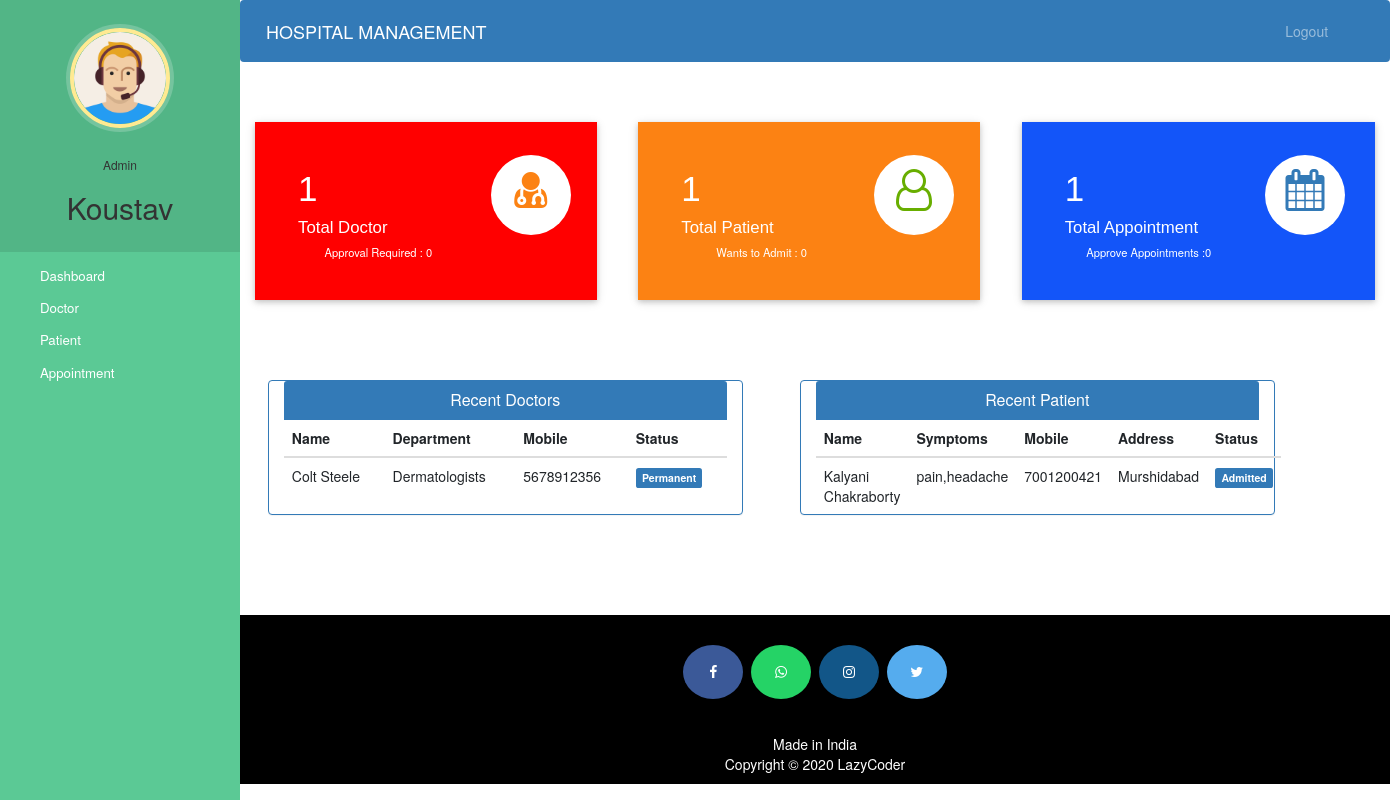
Page /admin-dashboard (signed in) on the committed database.
### hospital/models.py (models this page shows, shortened)
class Doctor(models.Model):
    user=models.OneToOneField(User,on_delete=models.CASCADE)
    profile_pic= models.ImageField(upload_to='profile_pic/DoctorProfilePic/',null=True,blank=True)
    address = models.CharField(max_length=40)
    mobile = models.CharField(max_length=20,null=True)
    department= models.CharField(max_length=50,choices=departments,default='Cardiologist')
    status=models.BooleanField(default=False)
    @property
    def get_name(self):
        return self.user.first_name+" "+self.user.last_name

class Patient(models.Model):
    user=models.OneToOneField(User,on_delete=models.CASCADE)
    profile_pic= models.ImageField(upload_to='profile_pic/PatientProfilePic/',null=True,blank=True)
    address = models.CharField(max_length=40)
    mobile = models.CharField(max_length=20,null=False)
    symptoms = models.CharField(max_length=100,null=False)
    assignedDoctorId = models.PositiveIntegerField(null=True)
    admitDate=models.DateField(auto_now=True)
    status=models.BooleanField(default=False)
    @property
    def get_name(self):
        return self.user.first_name+" "+self.user.last_name

### hospital/views.py (the view)
# urls.py: path('admin-dashboard', views.admin_dashboard_view,name='admin-dashboard'),
@login_required(login_url='adminlogin')
@user_passes_test(is_admin)
def admin_dashboard_view(request):
    doctors=models.Doctor.objects.all().order_by('-id')
    patients=models.Patient.objects.all().order_by('-id')
    doctorcount=models.Doctor.objects.all().filter(status=True).count()
    pendingdoctorcount=models.Doctor.objects.all().filter(status=False).count()
    patientcount=models.Patient.objects.all().filter(status=True).count()
    pendingpatientcount=models.Patient.objects.all().filter(status=False).count()
    appointmentcount=models.Appointment.objects.all().filter(status=True).count()
    pendingappointmentcount=models.Appointment.objects.all().filter(status=False).count()
    mydict={
    'doctors':doctors,
    'patients':patients,
    'doctorcount':doctorcount,
    'pendingdoctorcount':pendingdoctorcount,
    'patientcount':patientcount,
    'pendingpatientcount':pendingpatientcount,
    'appointmentcount':appointmentcount,
    'pendingappointmentcount':pendingappointmentcount,
    }
    return render(request,'hospital/admin_dashboard.html',context=mydict)

### hospital/views.py (called while the page is built)
def is_admin(user):
    return user.groups.filter(name='ADMIN').exists()

### templates/hospital/admin_dashboard.html
{% extends 'hospital/admin_base.html' %}
{% load static %}
{% block content %}
{%include 'hospital/admin_dashboard_cards.html'%}
<br><br><br><br>
<div class="container">
  <div class="row">
    <div class="panel panel-primary col-md-5" style="margin-left:2%;">
      <div class="panel-heading" style="text-align:center;">
        <h6 class="panel-title">Recent Doctors</h6>
      </div>
      <table class="table table-hover" id="dev-table">
        <thead>
          <tr>
            <th>Name</th>
            <th>Department</th>
            <th>Mobile</th>
            <th>Status</th>
          </tr>
        </thead>
        {% for d in doctors %}
        <tr>
          <td> {{d.get_name}}</td>
          <td>{{d.department}}</td>
          <td>{{d.mobile}}</td>
          {%if d.status%}
          <td> <span class="label label-primary">Permanent</span></td>
          {% else %}
          <td> <span class="label label-success">On Hold</span></td>
          {% endif %}
        </tr>
        {% endfor %}
      </table>
    </div>
    <div class="panel panel-primary col-md-5" style="margin-left:5%;">
      <div class="panel-heading" style="text-align:center;">
        <h6 class="panel-title">Recent Patient</h6>
      </div>
      <table class="table table-hover" id="dev-table">
        <thead>
          <tr>
            <th>Name</th>
            <th>Symptoms</th>
            <th>Mobile</th>
            <th>Address</th>
            <th>Status</th>
          </tr>
        </thead>
        {% for p in patients %}
        <tr>
          <td> {{p.get_name}}</td>
          <td>{{p.symptoms}}</td>
          <td>{{p.mobile}}</td>
          <td>{{p.address}}</td>
          {%if p.status%}
          <td> <span class="label label-primary">Admitted</span></td>
          {% else %}
          <td> <span class="label label-success">On Hold</span></td>
          {% endif %}
        </tr>
        {% endfor %}
      </table>
    </div>
  </div>
</div>
{% endblock content %}

### templates/hospital/admin_base.html (shortened to what this page needs)
<!DOCTYPE html>
{% load static %}
<html lang="en">
<head>
  <link rel="stylesheet" href="https://stackpath.bootstrapcdn.com/bootstrap/4.3.1/css/bootstrap.min.css">
  <link rel="stylesheet" href="https://maxcdn.bootstrapcdn.com/font-awesome/4.7.0/css/font-awesome.min.css">
  <link rel="stylesheet" href="{% static '/style.css' %}">
</head>
<body>
  <nav class="menu" tabindex="0">
    <header class="avatar">
      <img src="{% static "images/adminpropic.png" %}" />
      <br><br>
      <h6>Admin</h6>
      <h2>{{request.user.first_name}}</h2>
    </header>
    <ul>
      <li tabindex="0" class="icon-dashboard"> <a style="color:white; text-decoration:none;" href="/admin-dashboard"><span>Dashboard</span></a> </li>
      <li tabindex="0" class="icon-customers"> <a style="color:white; text-decoration:none;" href="/admin-doctor"><span>Doctor</span></a></li>
      <li tabindex="0" class="icon-users"> <a style="color:white; text-decoration:none;" href="/admin-patient"><span>Patient</span></a></li>
      <li tabindex="0" class="icon-calendar"> <a style="color:white; text-decoration:none;" href="/admin-appointment"><span>Appointment</span></a></li>
    </ul>
  </nav>
  <main>
    <div class="bs-example">
      <nav class="navbar navbar-expand-md  navbar-dark fixed-top" style="background:#337AB7;">
        <a href="/admin-dashboard" class="navbar-brand">HOSPITAL MANAGEMENT</a>
        <div class="collapse navbar-collapse justify-content-between" id="navbarCollapse">
          <div class="navbar-nav" style=" margin-left: 90%;">
            <a href="/logout" class="nav-item nav-link">Logout</a>
          </div>
        </div>
      </nav>
    </div>
    <br><br>
    {% block content %}
    {% endblock content %}
    <br><br><br><br>
    <footer>
      <p>
        <a id="ftr" href="https://facebook.com/sumit.luv/" class="fa fa-facebook"></a>
        <a id="ftr" href="https://api.whatsapp.com/send?phone=919572181024&text=Hello%20Sumit.%0d%0aHow%20are%20you%20%3f%0d%0aI%20came%20from%20your%20website.&source=&data=#" class="fa fa-whatsapp"></a>
        <a id="ftr" href="https://instagram.com/sumit.luv" class="fa fa-instagram"></a>
        <a id="ftr" href="https://twitter.com/sumitkumar1503" class="fa fa-twitter"></a>
      </p>
      <br>
      <div class="container">
        <div class="row">
          <div class="col-md-12 col-sm-12">
            <div style="color:#ffffff;" class="wow fadeInUp footer-copyright">
              <p>Made in India <br>
                Copyright &copy; 2020 LazyCoder </p>
            </div>
          </div>
        </div>
      </div>
    </footer>
  </main>
</body>
</html>

### templates/hospital/admin_dashboard_cards.html (shortened to what this page needs)
<!DOCTYPE html>
<html lang="en" dir="ltr">
<head>
  <link rel="stylesheet" href="https://maxcdn.bootstrapcdn.com/bootstrap/3.4.1/css/bootstrap.min.css">
  <link rel="stylesheet" href="https://cdnjs.cloudflare.com/ajax/libs/font-awesome/4.7.0/css/font-awesome.min.css">
</head>
<body>
  <div class="market-updates">
    <div class="col-md-4 market-update-gd">
      <div class="market-update-block clr-block-1">
        <div class="col-md-8 market-update-left">
          <h3>{{doctorcount}}</h3>
          <h4>Total Doctor</h4>
          <p>Approval Required : {{pendingdoctorcount}}</p>
        </div>
        <div class="col-md-4 market-update-right">
          <i class="fa fa-user-md"></i>
        </div>
        <div class="clearfix"> </div>
      </div>
    </div>
    <div class="col-md-4 market-update-gd">
      <div class="market-update-block clr-block-2">
        <div class="col-md-8 market-update-left">
          <h3>{{patientcount}}</h3>
          <h4>Total Patient</h4>
          <p>Wants to Admit : {{pendingpatientcount}}</p>
        </div>
        <div class="col-md-4 market-update-right">
          <i class="fa fa-user-o"></i>
        </div>
        <div class="clearfix"> </div>
      </div>
    </div>
    <div class="col-md-4 market-update-gd">
      <div class="market-update-block clr-block-3">
        <div class="col-md-8 market-update-left">
          <h3>{{appointmentcount}}</h3>
          <h4>Total Appointment</h4>
          <p>Approve Appointments :{{pendingappointmentcount}} </p>
        </div>
        <div class="col-md-4 market-update-right">
          <i class="fa fa-calendar"> </i>
        </div>
        <div class="clearfix"> </div>
      </div>
    </div>
  </div>
</body>
</html>

### static/style.css (style rules this page uses)
body { padding-left: 240px; }
main { position: relative; height: 100vh; }
.menu { background: #5bc995; height: 100vh; width: 240px; position: fixed; top: 0px; left: 0; z-index: 5; outline: none; }
.menu .avatar { background: rgba(0, 0, 0, 0.1); padding: 2em 0.5em; text-align: center; }
.menu .avatar img { width: 100px; border-radius: 50%; overflow: hidden; border: 4px solid #ffea92; box-shadow: 0 0 0 4px rgba(255, 255, 255, 0.2); }
.menu .avatar h2 { font-weight: normal; margin-bottom: 0; }
.menu ul { list-style: none; padding: 0.5em 0; margin: 0; }
.menu ul li { padding: 0.5em 1em 0.5em 3em; font-size: 0.95em; font-weight: regular; background-repeat: no-repeat; background-position: left 15px center; background-size: auto 20px; transition: all 0.15s linear; cursor: pointer; }
.menu ul li.icon-dashboard { background-image: url("http://www.entypo.com/images//gauge.svg"); }
.menu ul li.icon-customers { background-image: url("http://www.entypo.com/images//briefcase.svg"); }
.menu ul li.icon-users { background-image: url("http://www.entypo.com/images//users.svg"); }
.menu ul li.icon-calendar { background-image: url("http://www.entypo.com/images//calendar.svg"); }

### templates/hospital/admin_base.html (style rules this page uses)
a:link { text-decoration: none; }
a { color: white; }
footer { padding: 0px 0px 0px 0px; background-color: black; margin: 0px; }
#ftr { padding: 20px; }
.fa { font-size: 23px; width: 60px; text-align: center; text-decoration: none; margin: 5px 2px; border-radius: 50%; }
.fa-facebook { background: #3B5998; color: white; margin-top: 30px; }
.fa-whatsapp { background: #25d366; color: white; }
.fa-twitter { background: #55ACEE; color: white; }
.fa-instagram { background: #125688; color: white; }
p { text-align: center; }
body { padding-left: 240px; }
main { position: relative; height: 100vh; }
.menu { background: #5bc995; height: 100vh; width: 240px; position: fixed; top: 0px; left: 0; z-index: 5; outline: none; }
.menu .avatar { background: rgba(0, 0, 0, 0.1); padding: 2em 0.5em; text-align: center; }
.menu .avatar img { width: 100px; border-radius: 50%; overflow: hidden; border: 4px solid #ffea92; box-shadow: 0 0 0 4px rgba(255, 255, 255, 0.2); }
.menu .avatar h2 { font-weight: normal; margin-bottom: 0; }
.menu ul { list-style: none; padding: 0.5em 0; margin: 0; }
.menu ul li { padding: 0.5em 1em 0.5em 3em; font-size: 0.95em; font-weight: regular; background-repeat: no-repeat; background-position: left 15px center; background-size: auto 20px; transition: all 0.15s linear; cursor: pointer; }
.menu ul li.icon-dashboard { background-image: url("http://www.entypo.com/images//gauge.svg"); }
.menu ul li.icon-customers { background-image: url("http://www.entypo.com/images//briefcase.svg"); }
.menu ul li.icon-users { background-image: url("http://www.entypo.com/images//users.svg"); }
.menu ul li.icon-calendar { background-image: url("http://www.entypo.com/images//calendar.svg"); }

### rows in the picture
Doctor: get_name "Colt Steele", department "Dermatologists", mobile "5678912356", status "Permanent"
Patient: get_name "Kalyani Chakraborty", symptoms "pain,headache", mobile "7001200421", address "Murshidabad", status "Admitted"

### other values in the picture
{{ request.user.first_name }} "Koustav"
{{ doctorcount }} "1"
{{ pendingdoctorcount }} "0"
{{ patientcount }} "1"
{{ pendingpatientcount }} "0"
{{ appointmentcount }} "1"
{{ pendingappointmentcount }} "0"
